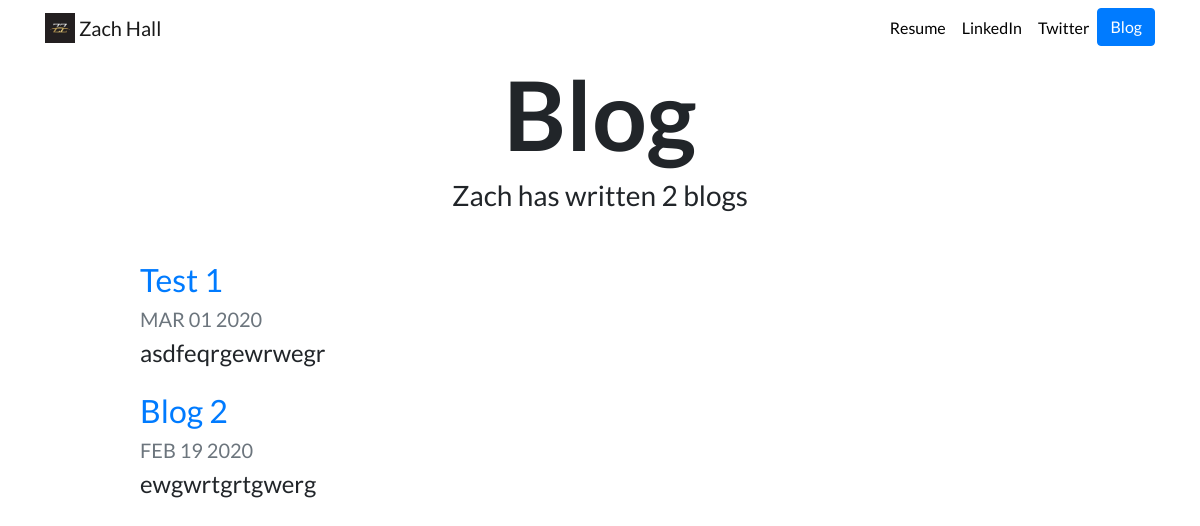
The page /blog/ on the database as committed earlier.
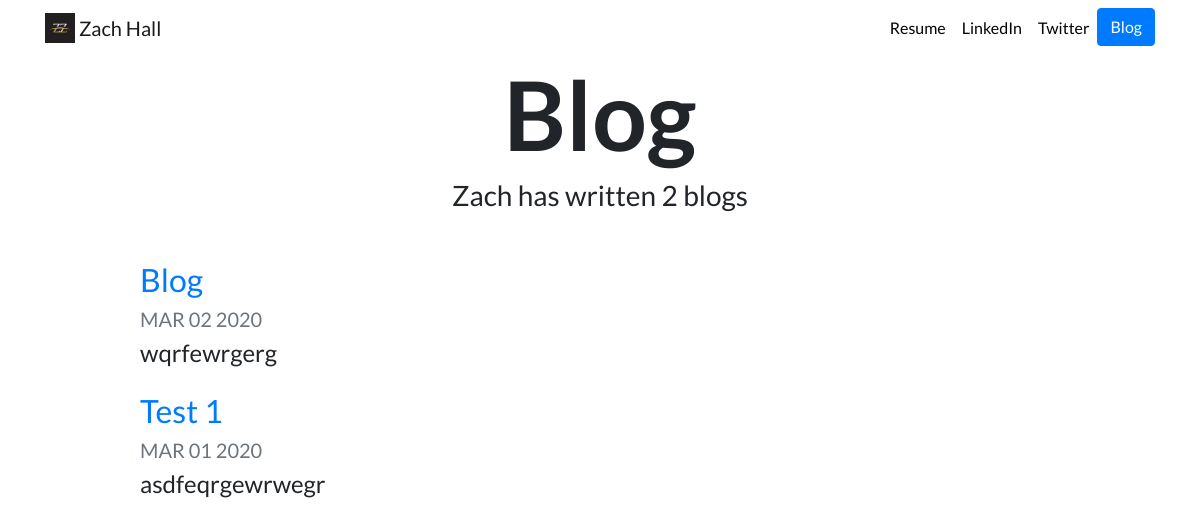
The same page on the database as committed later.
### blog/models.py (models this page shows, shortened)
class Blog(models.Model):
    title = models.CharField(max_length=200)
    description = models.TextField()
    date = models.DateField()

### blog/views.py (the view)
# urls.py: path('', views.all_blogs, name='all_blogs'),
def all_blogs(request):
    blogs = Blog.objects.order_by('-date')
    return render(request, 'blog/all_blogs.html', {'blogs': blogs})

### blog/templates/blog/all_blogs.html
{% extends "portfolio/base.html" %} {% load static %} {% block content %}
<h1 id="blogtitle" class="font-weight-bold text-center">Blog</h1>
<h3 class="text-center mb-5">
	Zach has written {{ blogs.count }} blog{{ blogs.count|pluralize }}
</h3>
{% for blog in blogs %}
<div class="row justify-content-center my-3">
	<div class="col-md-10">
		<a href="{% url 'blog:detail' blog.id %}">
			<h2>{{ blog.title }}</h2>
		</a>
		<h5 class="text-muted">{{ blog.date|date:'M d Y'|upper }}</h5>
		<h4>{{ blog.description|striptags|truncatechars:100 }}</h4>
	</div>
</div>
{% endfor %} {% endblock %}

Rows that differ between the two databases and show on the page:
removed Blog: title "Blog 2", date "FEB 19 2020", description "ewgwrtgrtgwerg"
added Blog: title "Blog", date "MAR 02 2020", description "wqrfewrgerg"
